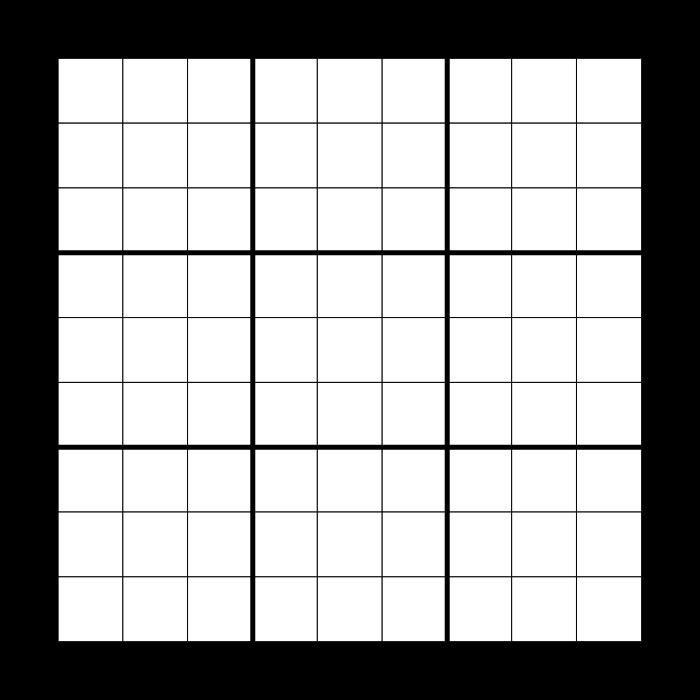
Frame 1 (no input)
Frame 60 (no input): identical to frame 1, image omitted
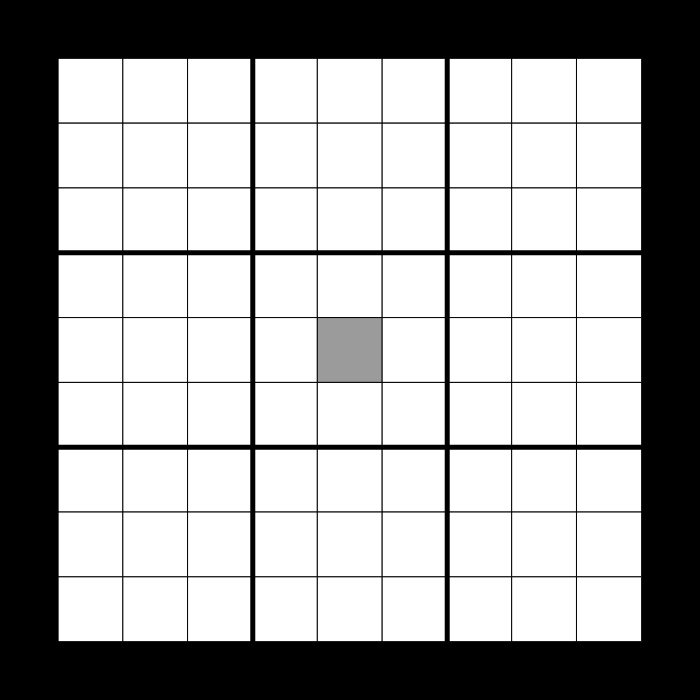
Frame 120 (the mouse pressed at the canvas centre since frame 60)

The p5.js sketch that drew these frames (run headless with seeded random() and noise() and a simulated clock; from frame 60 on, the mouse is pressed at the canvas centre):

// p5.js sketch
// ── sketch.js
let test1 = [[2, 1, 9], [2, 3, 3], [3, 1, 5], [2, 4, 2], [2, 6, 6], [3, 4, 7], [3, 6, 9],
		[2, 7, 1], [2, 9, 8], [3, 9, 3], [4, 2, 1], [5, 3, 9], [6, 2, 6], [5, 5, 6], [5, 7, 2],
		[4, 8, 4], [6, 8, 5], [7, 1, 7], [8, 1, 1], [8, 3, 8], [7, 4, 3], [7, 6, 4], [8, 4, 5],
		[8, 6, 7], [7, 9, 5], [8, 7, 4], [8, 9, 9]];
let test2 = [[1, 1, 3], [1, 4, 8], [1, 8, 2], [2, 1, 5], [2, 2, 2], [2, 5, 6], [2, 7, 4], [2, 9, 7],
		[3, 2, 4], [3, 5, 5], [3, 6, 2], [3, 9, 8], [4, 1, 1], [4, 3, 5], [4, 6, 7], [4, 8, 9], [4, 9, 2],
		[5, 4, 5], [5, 6, 1], [5, 7, 6], [5, 8, 4], [6, 2, 3], [6, 3, 9], [6, 4, 6], [7, 1, 2], [7, 5, 1],
		[7, 6, 3], [7, 7, 7], [7, 9, 6], [8, 2, 9], [8, 4, 7], [8, 9, 1], [9, 1, 7], [9, 2, 5], [9, 5, 8],
		[9, 7, 9]];

let master;
let sudoku;

function setup() {
	createCanvas(700, 700);

	// Initialize all the elements.
	master = new Master();
	sudoku = new Sudoku();

	// Find a cell to start the algorithm.
	sudoku.findFirstTestCell();
}

function draw() {
	background(0);

	// Draw all the elements.
	sudoku.draw();

	if (master.solving) {
		if (sudoku.giveTestValue()) {
			// The current cell has got a new test value. Now check it.
			if (sudoku.current.check()) {
				// The new test value is ok, proceed to set the next current cell.
				if (sudoku.advanceCurrent()) {
					// The current cell has been updated.
				}
				else {
					// If it couldn't be updated, the sudoku is solved.
					master.solving = false;
					console.log("solved!");
				}
			}
			else {
				// The new value is incorrect. Give it a new number.
				return;
			}
		}
		else {
			// The cell reached all values to be tested, so set it to zero
			// and backtrack the current test cell.
			sudoku.backtrackCurrent();
		}
	}
}

function startCustom() {
	// The user wants to begin the creation of a custom Sudoku.
	master.startCustom(0);
}

function finishCustom() {
	// The user want to finsh the creation of the custom Sudoku.
	master.finishCustom();
}

function loadTest() {
	// Load the test Sudoku selected by the user.
	let option = document.getElementById("sudokuSelection").value;
	master.loadTest(option);
}

function beginSolve() {
	// The user wants to solve the loaded Sudoku.
	master.startSolve();
}

function mousePressed() {
	sudoku.clicked(mouseX, mouseY);
}

function keyPressed() {
	if (key >= 1 && key <= 9) {
		master.giveNumber(key);
	}
	else if (keyCode == ENTER) {
		master.fixNumber();
	}
	else if (keyCode == BACKSPACE) {
		master.deleteNumber();
	}
}

function index(i, j) {
	// Returns the global index from a local index
	return i * 9 + j;
}

class Master {
	// This object has control over the application.
	constructor() {
		this.creating = true;
		this.solving = false;

		// Relevant global values for the size of the arena.
		this.totalSize = Math.min(width, height) * 5 / 6;
		this.size = this.totalSize / 9;
		this.initialx = (width - this.totalSize) / 2;
		this.initialy = (height - this.totalSize) / 2;

		// Variables for creating a sudoku.
		this.currenti = 0;
		this.currentj = 0;
		this.currentNumber;
	}

	startCustom() {
		// Starts a new custom Sudoku.
		sudoku = new Sudoku();
		this.creating = true;
		this.solving = false;
	}

	finishCustom() {
		// Finishes the creation of a custom Sudoku.
		this.creating = false;
		sudoku.findFirstTestCell();
	}

	loadTest(option) {
		// Loads a test Sudoku.
		this.solving = false;
		if (option == 1) {
			sudoku = new Sudoku(test1);
		}
		else if (option == 2) {
			sudoku = new Sudoku(test2);
		}
		this.creating = false;
		sudoku.findFirstTestCell();
	}

	startSolve() {
		// Start solving the soduku as is.
		this.solving = true;
	}

	giveNumber(key) {
		// Receives a number from the keyboard and keeps it.
		if (this.creating && this.selected) {
			this.currentNumber = key;
			sudoku.grid[this.currenti][this.currentj].number = key;
			if (sudoku.grid[this.currenti][this.currentj].check()) {
				sudoku.grid[this.currenti][this.currentj].valid = true;
			}
			else {
				sudoku.grid[this.currenti][this.currentj].valid = false;
			}
			// If the value was fixed, unfix it.
			sudoku.grid[this.currenti][this.currentj].fixed = false;
		}
	}

	fixNumber() {
		// The user has pressed enter.
		if (sudoku.grid[this.currenti][this.currentj].check()) {
			// Fix the number.
			sudoku.grid[this.currenti][this.currentj].number = this.currentNumber;
			sudoku.grid[this.currenti][this.currentj].fixed = true;
			sudoku.grid[this.currenti][this.currentj].selected = false;
		}
		else {
			// Delete the number.
			this.deleteNumber();
		}
	}

	deleteNumber() {
		// Deletes the number in the current cell.
		sudoku.grid[this.currenti][this.currentj].number = 0;
		sudoku.grid[this.currenti][this.currentj].fixed = false;
		sudoku.grid[this.currenti][this.currentj].selected = false;
	}
}

// ── cell.js
class Cell {
	// One of the cells in a sudoku.
	constructor(i, j, number, initialx, initialy, size) {
		this.i = i;
		this.j = j;
		this.number = number;
		this.selected = false;
		this.valid = true;

		// Calculate the position of the cell.
		this.x = master.initialx + this.j * master.size;
		this.y = master.initialy + this.i * master.size;

		// Decide if the cell has a fixed value.
		if (this.number == 0) {
			this.fixed = false;
		}
		else {
			this.fixed = true;
		}

		// Find out the box to which it belongs.
		for (let k = this.i; k >= 0; k--) {
			if (k % 3 == 0) {
				this.boxi = k;
				break;
			}
		}
		for (let l = this.j; l >= 0; l--) {
			if (l % 3 == 0) {
				this.boxj = l;
				break;
			}
		}
	}

	draw() {
		// Draw the cell.
		if (this.selected) {
			// If selected, draw it in grey.
			fill(155);
		}
		else {
			// Draw it in white.
			fill(255);
		}
		stroke(0);
		strokeWeight(1);
		rect(this.x, this.y, master.size, master.size);

		// Now draw the number.
		if (this.number != 0) {
			// Only in this case draw the number.
			if (this.fixed) {
				// Fixed value.
				fill(0, 255, 0);
			}
			else if (this.selected) {
				// Selected while creating the sudoku.
				if (this.valid) {
					fill(0);
				}
				else {
					fill(255, 0, 0);
				}
			}
			else  {
				// Test value.
				fill(0, 0, 255);
			}
			textAlign(CENTER, CENTER);
			textSize(25);
			noStroke();
			text(this.number, this.x + master.size / 2, this.y + master.size / 2);
		}
	}

	clicked(mx, my) {
		// Decides if this cell has been clicked.
		if (this.x <= mx && mx < this.x + master.size && this.y <= my && my < this.y + master.size) {
			return true;
		}
		else {
			return false;
		}
	}

	check() {
		// Checks if the cell number is valid in the sudoku.
		if (!this.checkBox() || !this.checkRow() || !this.checkCol()) {
			return false;
		}
		else {
			return true;
		}
	}

	checkBox() {
		// Checks if the test number is correct within the box.
		for (let i = this.boxi; i < this.boxi + 3; i++) {
			for (let j = this.boxj; j < this.boxj + 3; j++) {
				// Do not check the same cell
				if (i != this.i && j != this.j) {
					if (sudoku.grid[i][j].number == this.number && this.number != 0) {
						return false;
					}
				}
			}
		}
		return true;
	}

	checkRow() {
		// Checks if the number is correct within the row.
		for (let j = 0; j < 9; j++) {
			if (j != this.j) {
				if (sudoku.grid[this.i][j].number == this.number && this.number != 0) {
					return false;
				}
			}
		}
		return true;
	}

	checkCol() {
		// Checks if the number is correct within the column.
		for (let i = 0; i < 9; i++) {
			if (i != this.i) {
				if (sudoku.grid[i][this.j].number == this.number && this.number != 0) {
					return false;
				}
			}
		}
		return true;
	}
}

// ── sudoku.js
class Sudoku {
	constructor(initial) {
		// Create a Sudoku if an initial grid was provided.
		if (initial != undefined) {
			this.grid = [];
			for (let i = 0; i < 9; i++) {
				// Create a new row.
				this.grid.push([]);
				for (let j = 0; j < 9; j++) {
					// Find if this cell has a fixed value in the initial array.
					let found = false;
					let number;
					let newCell;
					for (let k = 0; k < initial.length; k++) {
						if (initial[k][0] == i + 1 && initial[k][1] == j + 1) {
							// If the indexes are found in the initial array, keep the number.
							found = true;
							number = initial[k][2];
              break;
						}
					}
					// Create the cell accordingly.
					if (found) {
						newCell = new Cell(i, j, number);
					}
					else {
						newCell = new Cell(i, j, 0);
					}
					// Add the element to that row.
					this.grid[i].push(newCell);
				}
			}
		}

		// Create a blank sudoku if no grid was provided.
		else {
			this.grid = [];
			for (let i = 0; i < 9; i++) {
				this.grid.push([]);
				for (let j = 0; j < 9; j++) {
					let newCell = new Cell(i, j, 0);
					this.grid[i].push(newCell);
				}
			}
		}

		// Create variables for the solving algorithm.
		this.current;
	}

	draw() {
		// First draw each of the cells.
		for (let i = 0; i < 9; i++) {
			for (let j = 0; j < 9; j++) {
				this.grid[i][j].draw();
			}
		}

		// Next draw the thick lines.
		stroke(0);
		strokeWeight(5);
		// The two vertical lines.
		line(master.initialx + 3 * master.size, master.initialy, master.initialx + 3 * master.size, master.initialy + master.totalSize);
		line(master.initialx + 6 * master.size, master.initialy, master.initialx + 6 * master.size, master.initialy + master.totalSize);
		// The two horizontal lines.
		line(master.initialx, master.initialy + 3 * master.size, master.initialx + master.totalSize, master.initialy + 3 * master.size);
		line(master.initialx, master.initialy + 6 * master.size, master.initialx + master.totalSize, master.initialy + 6 * master.size);
	}

	addValue(i, j, number) {
		// Receives a fixed value to be added.
		this.grid[i][j].number = number;
		this.grid[i][j].fixed = true;
	}

	clicked(mx, my) {
		// Checks which cell, if any, has been clicked, and tells master.
		if (master.creating) {
			for (let i = 0; i < 9; i++) {
				for (let j = 0; j < 9; j++) {
					if (this.grid[i][j].clicked(mx, my)) {
						// Unselect the previously selected cell and delete its number.
						this.grid[master.currenti][master.currentj].selected = false;

						// Delete it number if it wasn't fixed.
						if (this.grid[master.currenti][master.currentj].fixed == false) {
							this.grid[master.currenti][master.currentj].number = 0;
						}

						// Update the cureent index in master.
						master.currenti = i;
						master.currentj = j;
						master.selected = true;
						this.grid[i][j].selected = true;
					}
				}
			}
		}
	}

	findFirstTestCell() {
		// Evaluates the sudoku and finds a test cell to start the algorithm.
		for (let i = 0; i < 9; i++) {
			for (let j = 0; j < 9; j++) {
				if (this.grid[i][j].fixed == false) {
					// Set it as the initial cell and return true.
					this.current = this.grid[i][j];
					return true;
				}
			}
		}
		// If no cell could be found, return false.
		return false;
	}

	giveTestValue() {
		// Tries to give a new test value to the current cell.
		if (this.current.number < 9) {
			this.current.number++;
			return true;
		}
		else {
			return false;
		}
	}

	advanceCurrent() {
		// Advance the current cell to the next test cell available.
		let globalIndex = index(this.current.i, this.current.j);
		for (let i = 0; i < 9; i++) {
			for (let j = 0; j < 9; j++) {
				if (globalIndex < index(i, j) && !this.grid[i][j].fixed) {
					// This one serves as the new current.
					this.current = this.grid[i][j];
					return true;
				}
			}
		}
		// No new test cell could be found for the current.
		return false;
	}

	backtrackCurrent() {
		// Set the number in the current cell to zero.
		this.current.number = 0;

		// Set the current cell to the previous test cell.
		let globalIndex = index(this.current.i, this.current.j);
		for (let i = 8; i >= 0; i--) {
			for (let j = 8; j >= 0; j--) {
				if (globalIndex > index(i, j) && !this.grid[i][j].fixed) {
					// This one serves as the new current.
					this.current = this.grid[i][j];
					return true;
				}
			}
		}
		// Backtracking was not possible.
		return false;
	}
}
